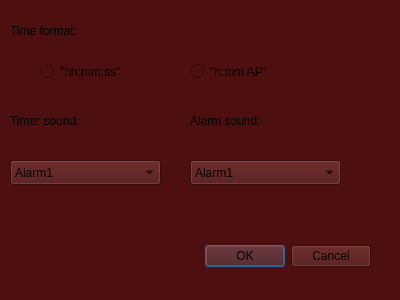
<?xml version="1.0" encoding="UTF-8"?>
<ui version="4.0">
 <class>SettingsDialog</class>
 <widget class="QDialog" name="SettingsDialog">
  <property name="geometry">
   <rect>
    <x>0</x>
    <y>0</y>
    <width>400</width>
    <height>300</height>
   </rect>
  </property>
  <property name="windowTitle">
   <string>Dialog</string>
  </property>
  <property name="styleSheet">
   <string notr="true">background-color: rgb(77, 15, 15);</string>
  </property>
  <widget class="QDialogButtonBox" name="buttonBox">
   <property name="geometry">
    <rect>
     <x>30</x>
     <y>240</y>
     <width>341</width>
     <height>32</height>
    </rect>
   </property>
   <property name="orientation">
    <enum>Qt::Horizontal</enum>
   </property>
   <property name="standardButtons">
    <set>QDialogButtonBox::Cancel|QDialogButtonBox::Ok</set>
   </property>
  </widget>
  <widget class="QRadioButton" name="timerFormat1">
   <property name="geometry">
    <rect>
     <x>40</x>
     <y>60</y>
     <width>112</width>
     <height>23</height>
    </rect>
   </property>
   <property name="text">
    <string>&quot;hh:mm:ss&quot;</string>
   </property>
  </widget>
  <widget class="QRadioButton" name="TimeFormat2">
   <property name="geometry">
    <rect>
     <x>190</x>
     <y>60</y>
     <width>112</width>
     <height>23</height>
    </rect>
   </property>
   <property name="text">
    <string>&quot;h:mm AP&quot;</string>
   </property>
  </widget>
  <widget class="QLabel" name="label">
   <property name="geometry">
    <rect>
     <x>10</x>
     <y>10</y>
     <width>111</width>
     <height>41</height>
    </rect>
   </property>
   <property name="text">
    <string>Time format:</string>
   </property>
  </widget>
  <widget class="QComboBox" name="timerSound">
   <property name="geometry">
    <rect>
     <x>10</x>
     <y>160</y>
     <width>151</width>
     <height>25</height>
    </rect>
   </property>
   <item>
    <property name="text">
     <string>Alarm1</string>
    </property>
   </item>
   <item>
    <property name="text">
     <string>Alarm2</string>
    </property>
   </item>
   <item>
    <property name="text">
     <string>Alarm3</string>
    </property>
   </item>
  </widget>
  <widget class="QLabel" name="label_2">
   <property name="geometry">
    <rect>
     <x>10</x>
     <y>100</y>
     <width>111</width>
     <height>41</height>
    </rect>
   </property>
   <property name="text">
    <string>Timer sound:</string>
   </property>
  </widget>
  <widget class="QComboBox" name="AlarmSound">
   <property name="geometry">
    <rect>
     <x>190</x>
     <y>160</y>
     <width>151</width>
     <height>25</height>
    </rect>
   </property>
   <item>
    <property name="text">
     <string>Alarm1</string>
    </property>
   </item>
   <item>
    <property name="text">
     <string>Alarm2</string>
    </property>
   </item>
   <item>
    <property name="text">
     <string>Alarm3</string>
    </property>
   </item>
  </widget>
  <widget class="QLabel" name="label_3">
   <property name="geometry">
    <rect>
     <x>190</x>
     <y>100</y>
     <width>111</width>
     <height>41</height>
    </rect>
   </property>
   <property name="text">
    <string>Alarm sound:</string>
   </property>
  </widget>
 </widget>
 <resources/>
 <connections>
  <connection>
   <sender>buttonBox</sender>
   <signal>accepted()</signal>
   <receiver>SettingsDialog</receiver>
   <slot>accept()</slot>
   <hints>
    <hint type="sourcelabel">
     <x>248</x>
     <y>254</y>
    </hint>
    <hint type="destinationlabel">
     <x>157</x>
     <y>274</y>
    </hint>
   </hints>
  </connection>
  <connection>
   <sender>buttonBox</sender>
   <signal>rejected()</signal>
   <receiver>SettingsDialog</receiver>
   <slot>reject()</slot>
   <hints>
    <hint type="sourcelabel">
     <x>316</x>
     <y>260</y>
    </hint>
    <hint type="destinationlabel">
     <x>286</x>
     <y>274</y>
    </hint>
   </hints>
  </connection>
 </connections>
</ui>
